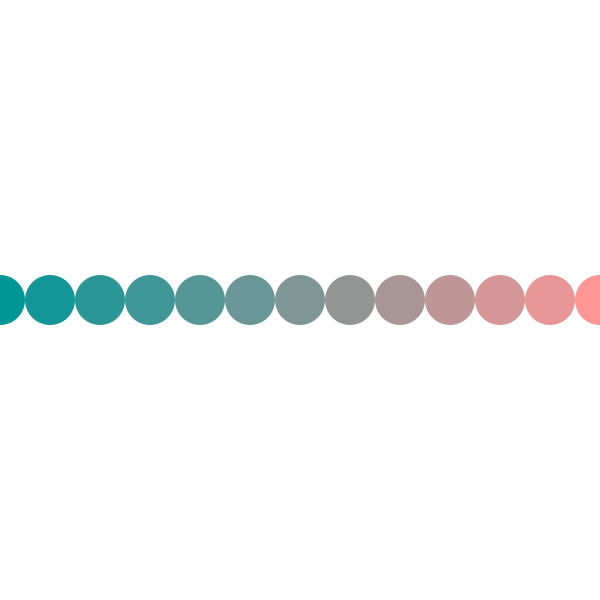
Frame 1 (no input)
Frame 60 (the mouse pressed at the canvas centre just before this capture): identical to frame 1, image omitted
Frame 120 (the mouse held since frame 60 and released just before this capture): identical to frame 1, image omitted

The Processing sketch that drew this single still picture (run headless with seeded random() and noise(); from frame 60 on, the mouse is pressed at the canvas centre):

// Processing sketch: w05a_whileLoop
// ── w05a_whileLoop.pde
// code 1 fall 2019
// bryan ma

// this is a very simple while loop, for your reference. 
// but generally speaking, you should use for loops. 

void setup() {
  size(600, 600);
  noStroke();
}

void draw() {
  background(255);

  int i = 0;
  while (i <= width) {
    fill(map(i, 0, width, 0, 255), 150, 150);
    ellipse(i, height/2, 50, 50);
    i += 50;
  }
}
